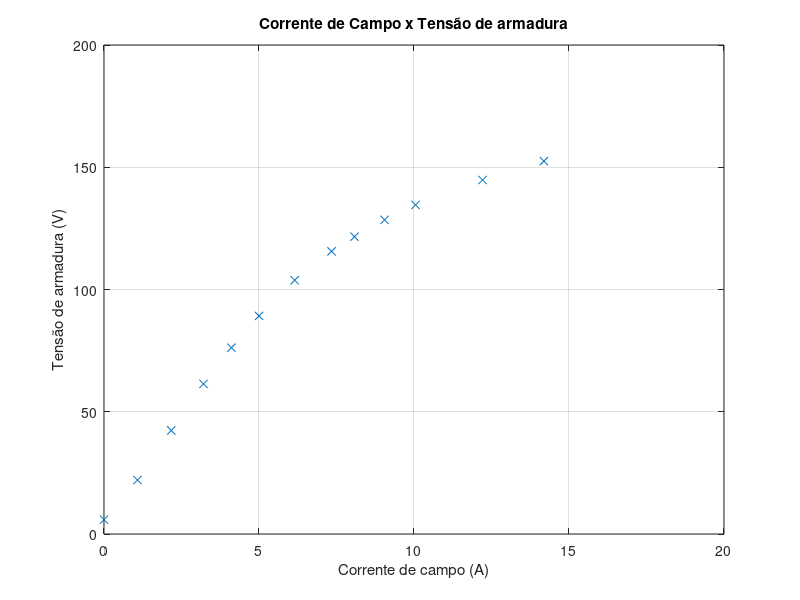
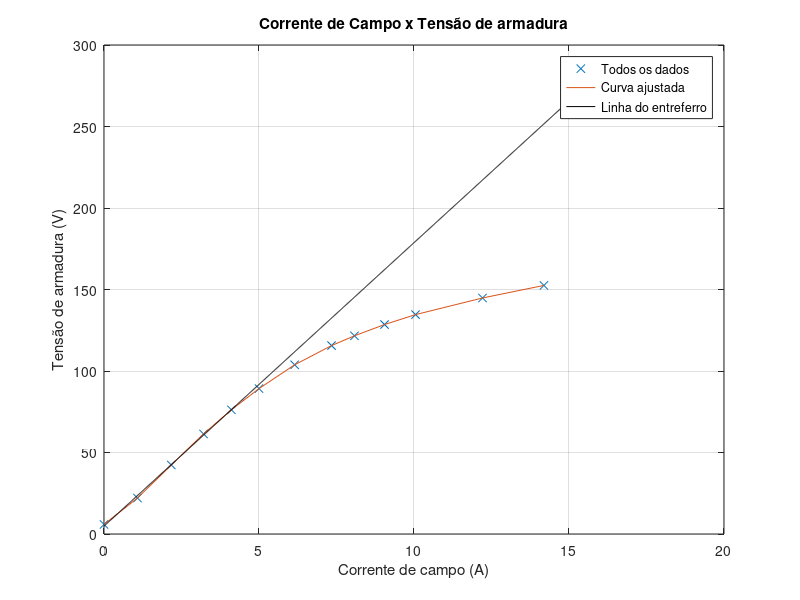
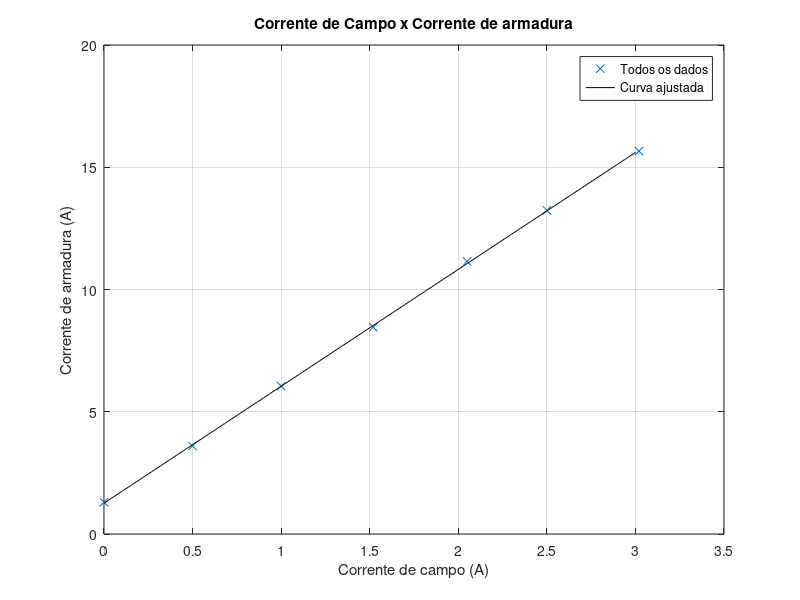

Write MATLAB code to recreate these figures, in order.
%Dados coletados
%Ensaio a vazio
i_campo_vazio = [0 1.08 2.17 3.21 4.11 5 6.15 7.34 8.08 9.05 10.05 12.21 14.19];
v_armadura = [5.87 22.06 42.35 61.4 76.2 89.2 103.8 115.6 121.6 128.5 134.6 144.8 152.5];
%Ensaio de curto circuito
i_campo_cc = [0 0.5 1 1.52 2.05 2.5 3.02];
i_armadura = [1.3 3.6 6.05 8.46 11.15 13.24 15.66];
%Plot dos curvas cav e ccc
%Vazio
figura1 = figure;
plot(i_campo_vazio,v_armadura, 'x')
title('Corrente de Campo x Tensão de armadura')
xlabel('Corrente de campo (A)')
ylabel('Tensão de armadura (V)')
grid on
%polyfit para encontrar a linha de entreferro
poli_vazio = polyfit(i_campo_vazio(1:5),v_armadura(1:5),1);
n = 0:0.01:15;
reta = polyval(poli_vazio,n)
close(figura1)

figura2 = figure;
plot(i_campo_vazio, v_armadura, 'x', 'DisplayName', 'Todos os dados')
hold on
plot(i_campo_vazio, v_armadura, '-', 'DisplayName', 'Curva ajustada')
plot(n, reta, 'k-', 'DisplayName', 'Linha do entreferro')
hold off
title('Corrente de Campo x Tensão de armadura')
xlabel('Corrente de campo (A)')
ylabel('Tensão de armadura (V)')
grid on
legend('Location', 'best')
close(figura2)
%Ensaio de curto Circuito
%Figura
poli_cc = polyfit(i_campo_cc,i_armadura,1);
n1 = 0:0.01:3;
reta_cc = polyval(poli_cc,n1)

figura2 = figure;
plot(i_campo_cc, i_armadura, 'x', 'DisplayName', 'Todos os dados')
hold on
plot(n1, reta_cc, 'k-', 'DisplayName', 'Curva ajustada')
hold off
title('Corrente de Campo x Corrente de armadura')
xlabel('Corrente de campo (A)')
ylabel('Corrente de armadura (A)')
grid on
legend('Location', 'best')

